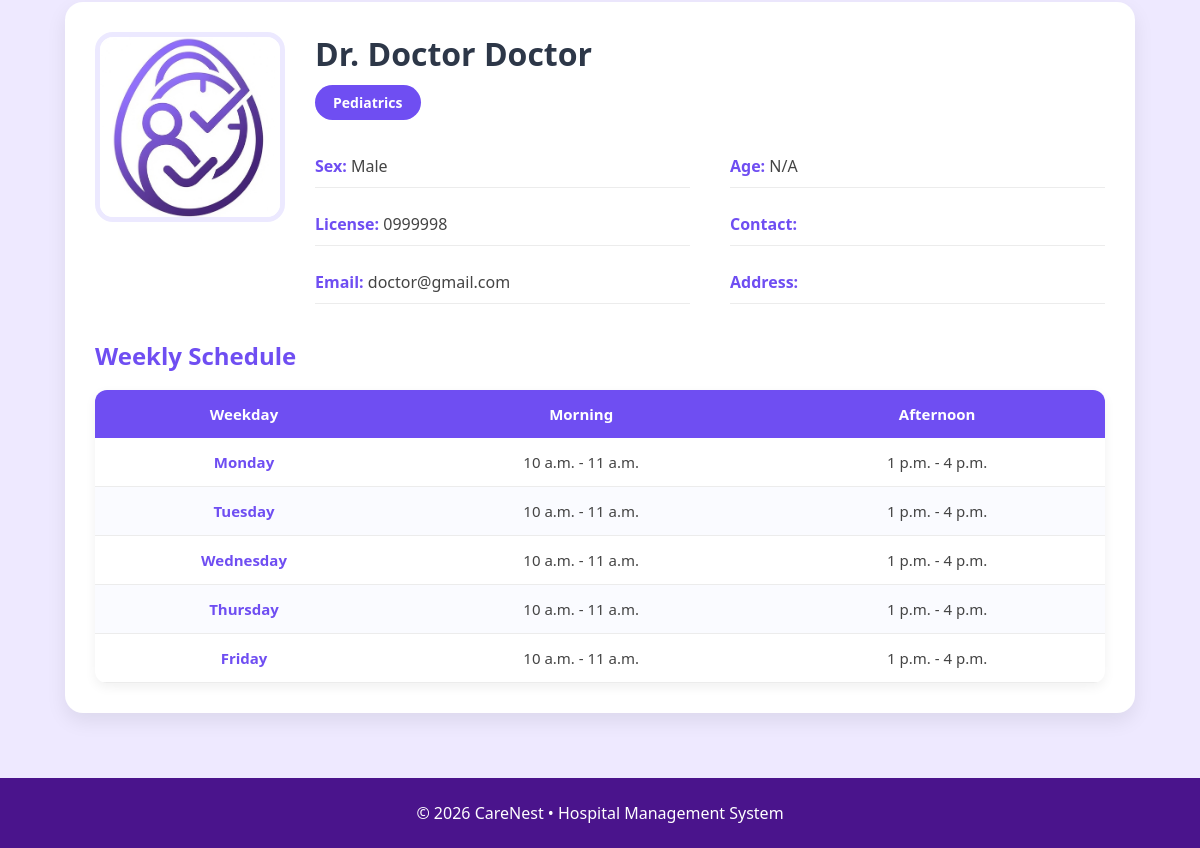
The page /patient/doctors (signed in, lower part) on the database as committed earlier.
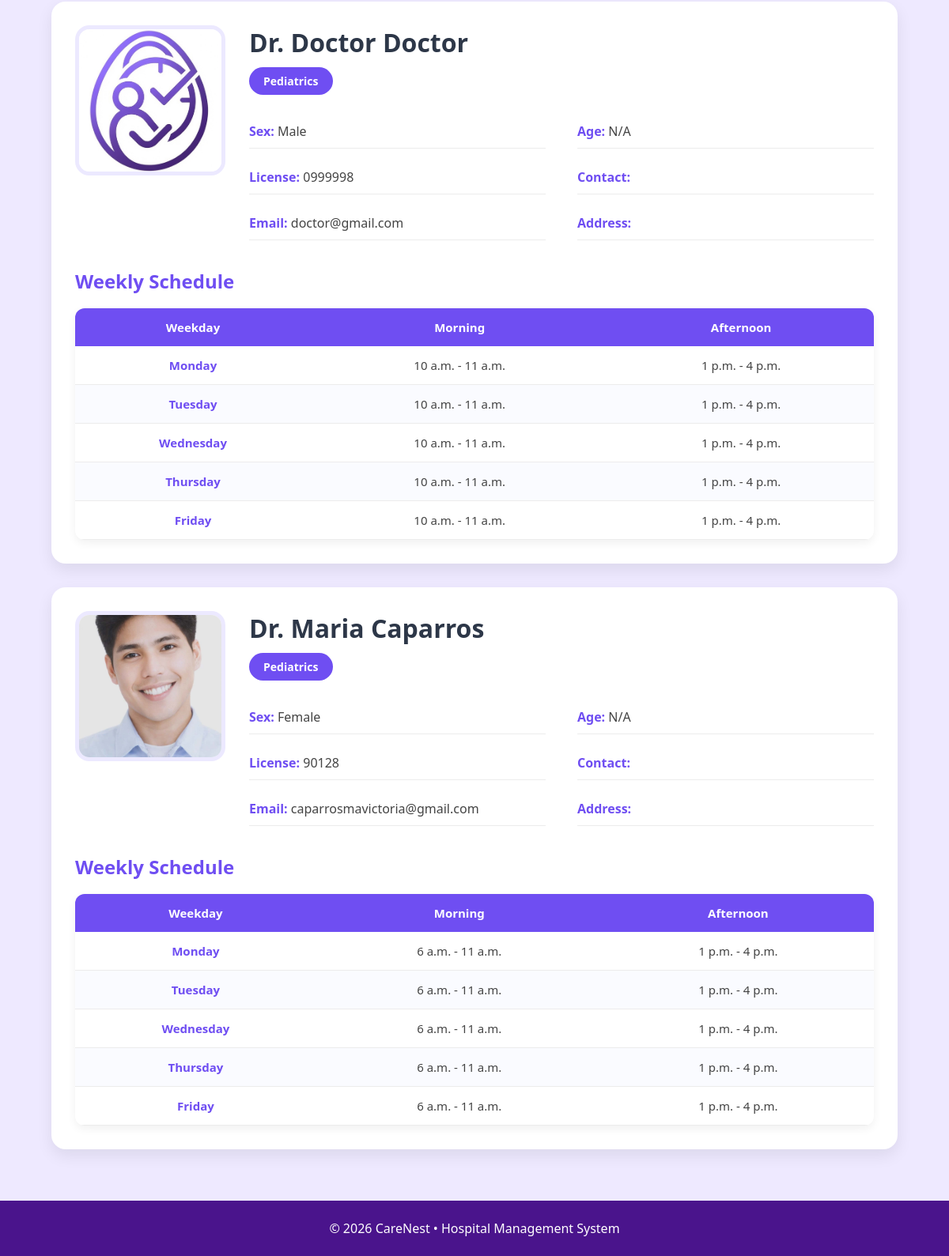
The same page on the database as committed later.
### main/models.py (models this page shows, shortened)
class Doctor(models.Model):
    SPECIALIZATION_CHOICES = [
        ('Cardiology', 'Cardiology'),
        ('Dermatology', 'Dermatology'),
        ('Neurology', 'Neurology'),
        ('Pediatrics', 'Pediatrics'),
        ('Orthopedics', 'Orthopedics'),
        ('General Practice', 'General Practice'),
    ]
    SEX_CHOICES = [
        ('Male', 'Male'),
        ('Female', 'Female'),
        ('Other', 'Other'),
    ]
    user = models.OneToOneField(User, on_delete=models.CASCADE, related_name='doctor_profile')
    first_name = models.CharField(max_length=50, default="Unknown")
    middle_name = models.CharField(max_length=50, blank=True, null=True)
    last_name = models.CharField(max_length=50, default="Unknown")
    date_of_birth = models.DateField(blank=True, null=True)
    sex = models.CharField(
        max_length=10,
        choices=SEX_CHOICES,
        default='Male'
    )
    address = models.TextField(blank=True)
    specialization = models.CharField(
        max_length=50,
        choices=SPECIALIZATION_CHOICES,
        default='General Practice'
    )
    license_number = models.CharField(max_length=50, unique=True)
    contact_number = models.CharField(max_length=15)
    profile_picture = models.ImageField(
        upload_to=user_directory_path,
        default='default.jpg',
        blank=True,
        null=True
    )
    @property
    def email(self):
        return self.user.email
    @property
    def age(self):
        if not self.date_of_birth:
            return "N/A"
        today = date.today()
        return today.year - self.date_of_birth.year - (
            (today.month, today.day) <
            (self.date_of_birth.month, self.date_of_birth.day)
        )

class DoctorSchedule(models.Model):
    DAYS = [
        ("Monday","Monday"),
        ("Tuesday","Tuesday"),
        ("Wednesday","Wednesday"),
        ("Thursday","Thursday"),
        ("Friday","Friday"),
        ("Saturday","Saturday"),
        ("Sunday","Sunday"),
    ]
    doctor = models.ForeignKey(
        Doctor,
        on_delete=models.CASCADE,
        related_name="weekly_schedule"
    )
    day_of_week = models.CharField(
        max_length=10,
        choices=DAYS
    )
    morning_available = models.BooleanField(
        default=False
    )
    morning_start = models.TimeField(
        null=True,
        blank=True
    )
    morning_end = models.TimeField(
        null=True,
        blank=True
    )
    afternoon_available = models.BooleanField(
        default=False
    )
    afternoon_start = models.TimeField(
        null=True,
        blank=True
    )
    afternoon_end = models.TimeField(
        null=True,
        blank=True
    )

### main/views.py (the view)
# urls.py: path( "patient/doctors",views.doctor_list,name="doctor_list"),
@login_required
def doctor_list(request):
    doctors = Doctor.objects.prefetch_related(
        "weekly_schedule"
    ).all()
    return render(
        request,
        "patients/doctors/doctors_list.html",
        {
            "doctors": doctors
        }
    )

### main/templates/patients/doctors/doctors_list.html (shortened to what this page needs)
{% extends "includes/dashboard_base.html" %}
{% load static %}
{% block content %}
{% block extra_css %}
<link rel="stylesheet" href="{% static 'css/patient_doctor_list.css' %}">
{% endblock %}
<div class="doctor-page">
    <div class="doctor-list">
        {% for doctor in doctors %}
        <div class="doctor-card">
            <div class="doctor-top">
                <div class="doctor-image">
                    {% if doctor.profile_picture %}
                        <img src="{{ doctor.profile_picture.url }}" alt="Doctor">
                    {% else %}
                        <img src="{% static 'images/default.jpg' %}" alt="Doctor">
                    {% endif %}
                </div>
                <div class="doctor-info">
                    <h2>Dr. {{ doctor.first_name }} {{ doctor.last_name }}</h2>
                    <span class="specialization">
                        {{ doctor.specialization }}
                    </span>
                    <div class="doctor-details">
                        <div class="detail-row">
                            <p><strong>Sex:</strong> {{ doctor.sex }}</p>
                            <p><strong>Age:</strong> {{ doctor.age }}</p>
                        </div>
                        <div class="detail-row">
                            <p><strong>License:</strong> {{ doctor.license_number }}</p>
                            <p><strong>Contact:</strong> {{ doctor.contact_number }}</p>
                        </div>
                        <div class="detail-row">
                            <p><strong>Email:</strong> {{ doctor.email }}</p>
                            <p><strong>Address:</strong> {{ doctor.address }}</p>
                        </div>
                    </div>
                </div>
            </div>
           <div class="schedule-box">
    <h3>Weekly Schedule</h3>
    <table class="schedule-table">
        <thead>
            <tr>
                <th>Weekday</th>
                <th>Morning</th>
                <th>Afternoon</th>
            </tr>
        </thead>
        <tbody>
            {% for schedule in doctor.weekly_schedule.all %}
            <tr>
                <td>{{ schedule.day_of_week }}</td>
                <td>
                    {% if schedule.morning_available %}
                        {{ schedule.morning_start }} - {{ schedule.morning_end }}
                    {% else %}
                        <span class="off">OFF</span>
                    {% endif %}
                </td>
                <td>
                    {% if schedule.afternoon_available %}
                        {{ schedule.afternoon_start }} - {{ schedule.afternoon_end }}
                    {% else %}
                        <span class="off">OFF</span>
                    {% endif %}
                </td>
            </tr>
            {% empty %}
            <tr>
                <td colspan="3">No schedule available.</td>
            </tr>
            {% endfor %}
        </tbody>
    </table>
</div>
        </div>
        {% empty %}
        <div class="empty">
            No doctors available.
        </div>
        {% endfor %}
    </div>
</div>
{% endblock %}

### main/templates/includes/dashboard_base.html (shortened to what this page needs)
{% load static %}
<!DOCTYPE html>
<html lang="en">
<head>
    <link rel="stylesheet" href="{% static 'css/dashboard_base.css' %}">
</head>
<body>
    <main class="dashboard-content" id="dashboard-content">
    {% block content %}
    {% endblock %}
</main>
    <footer class="dashboard-footer">
        <p>
            © 2026 CareNest • Hospital Management System
        </p>
    </footer>
</body>
</html>

### main/static/css/dashboard_base.css (style rules this page uses)
:root { --header-height:70px; --footer-height:70px; --sidebar-width:260px; --primary-purple:#7c4dff; --soft-purple:#f3f0ff; --deep-purple:#4a148c; --text-main:#2d3436; --text-muted:#636e72; --white:#ffffff; }
body { margin:0; font-family:'Plus Jakarta Sans',sans-serif; background:#fafaff; color:var(--text-main); min-height:100vh; display:flex; flex-direction:column; }
.dashboard-content { flex:1; padding:30px; transition:margin-left .3s ease; background:#eee9ff; min-height:calc(100vh - var(--header-height) - var(--footer-height)); }
.dashboard-footer { height:70px; background:var(--deep-purple); color:white; display:flex; justify-content:center; align-items:center; flex-shrink:0; }

### main/static/css/patient_doctor_list.css (style rules this page uses)
* { margin:0; padding:0; box-sizing:border-box; }
body { font-family:"Segoe UI",sans-serif; background:#f5f7fb; }
.doctor-page { padding:35px; }
.doctor-list { display:flex; flex-direction:column; gap:30px; }
.doctor-card { background:#fff; border-radius:18px; padding:30px; box-shadow:0 8px 20px rgba(0,0,0,.08); }
.doctor-top { display:flex; gap:30px; align-items:flex-start; }
.doctor-image { width:190px; min-width:190px; height:190px; }
.doctor-image img { width:100%; height:100%; object-fit:cover; border-radius:18px; border:5px solid #ece9ff; }
.doctor-info { flex:1; }
.doctor-info h2 { font-size:32px; color:#2d3748; }
.specialization { display:inline-block; margin-top:10px; margin-bottom:25px; padding:8px 18px; background:#6f4ef2; color:#fff; border-radius:30px; font-size:14px; font-weight:600; }
.doctor-details { display:flex; flex-direction:column; gap:15px; }
.detail-row { display:grid; grid-template-columns:1fr 1fr; gap:40px; }
.detail-row p { padding:10px 0; border-bottom:1px solid #ececec; color:#444; font-size:16px; }
.detail-row strong { color:#6f4ef2; }
.schedule-box { margin-top:35px; }
.schedule-box h3 { font-size:24px; color:#6f4ef2; margin-bottom:18px; }
.schedule-table { width:100%; border-collapse:collapse; border-radius:12px; overflow:hidden; background:#fff; box-shadow:0 4px 12px rgba(0,0,0,.06); }
.schedule-table thead { background:#6f4ef2; color:#fff; }
.schedule-table th { padding:14px; text-align:center; font-size:15px; font-weight:600; }
.schedule-table td { padding:14px; text-align:center; border-bottom:1px solid #ececec; font-size:15px; color:#444; }
.schedule-table tbody tr:nth-child(even) { background:#fafbff; }
.schedule-table td:first-child { font-weight:600; color:#6f4ef2; }

Rows that differ between the two databases and show on the page:
added Doctor: profile_picture (picture), first_name "Maria", last_name "Caparros", specialization "Pediatrics", sex "Female", age "N/A", license_number "90128", email "caparrosmavictoria@gmail.com"
added DoctorSchedule: day_of_week "Monday", morning_start "6 a.m.", morning_end "11 a.m.", afternoon_start "1 p.m.", afternoon_end "4 p.m.", shown under "Maria"
added DoctorSchedule: day_of_week "Tuesday", morning_start "6 a.m.", morning_end "11 a.m.", afternoon_start "1 p.m.", afternoon_end "4 p.m.", shown under "Maria"
added DoctorSchedule: day_of_week "Wednesday", morning_start "6 a.m.", morning_end "11 a.m.", afternoon_start "1 p.m.", afternoon_end "4 p.m.", shown under "Maria"
added DoctorSchedule: day_of_week "Thursday", morning_start "6 a.m.", morning_end "11 a.m.", afternoon_start "1 p.m.", afternoon_end "4 p.m.", shown under "Maria"
added DoctorSchedule: day_of_week "Friday", morning_start "6 a.m.", morning_end "11 a.m.", afternoon_start "1 p.m.", afternoon_end "4 p.m.", shown under "Maria"
